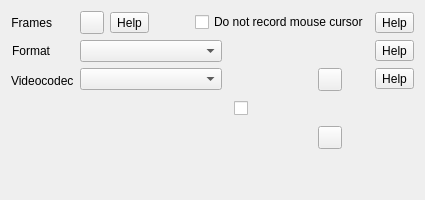
            <widget class="QWidget" name="tab_4">
             <attribute name="title">
              <string notr="true">Seite</string>
             </attribute>
             <layout class="QVBoxLayout" name="verticalLayout_3">
              <item>
               <widget class="QWidget" name="widget" native="true">
                <layout class="QVBoxLayout" name="verticalLayout_6">
                 <property name="leftMargin">
                  <number>0</number>
                 </property>
                 <property name="topMargin">
                  <number>0</number>
                 </property>
                 <property name="rightMargin">
                  <number>0</number>
                 </property>
                 <property name="bottomMargin">
                  <number>0</number>
                 </property>
                 <item>
                  <layout class="QGridLayout" name="gridLayoutFormatCodecs">
                   <item row="2" column="2">
                    <widget class="QFrame" name="frameVideoCodecQuality">
                     <property name="frameShape">
                      <enum>QFrame::NoFrame</enum>
                     </property>
                     <property name="frameShadow">
                      <enum>QFrame::Raised</enum>
                     </property>
                     <layout class="QVBoxLayout" name="verticalLayout_15" stretch="0,0,0">
                      <property name="spacing">
                       <number>10</number>
                      </property>
                      <property name="leftMargin">
                       <number>0</number>
                      </property>
                      <property name="topMargin">
                       <number>0</number>
                      </property>
                      <property name="rightMargin">
                       <number>0</number>
                      </property>
                      <property name="bottomMargin">
                       <number>0</number>
                      </property>
                      <item alignment="Qt::AlignTop">
                       <widget class="QFrame" name="frameVideoCodecOpenh264">
                        <property name="frameShape">
                         <enum>QFrame::NoFrame</enum>
                        </property>
                        <layout class="QHBoxLayout" name="horizontalLayout_67">
                         <property name="leftMargin">
                          <number>6</number>
                         </property>
                         <property name="topMargin">
                          <number>0</number>
                         </property>
                         <property name="rightMargin">
                          <number>0</number>
                         </property>
                         <property name="bottomMargin">
                          <number>0</number>
                         </property>
                         <item>
                          <layout class="QHBoxLayout" name="horizontalLayout_openh264">
                           <property name="spacing">
                            <number>6</number>
                           </property>
                           <item alignment="Qt::AlignVCenter">
                            <widget class="QLabel" name="label_36">
                             <property name="minimumSize">
                              <size>
                               <width>0</width>
                               <height>0</height>
                              </size>
                             </property>
                             <property name="maximumSize">
                              <size>
                               <width>28</width>
                               <height>28</height>
                              </size>
                             </property>
                             <property name="text">
                              <string notr="true"/>
                             </property>
                             <property name="pixmap">
                              <pixmap resource="../screencast.qrc">:/pictures/screencast/compress.png</pixmap>
                             </property>
                             <property name="scaledContents">
                              <bool>true</bool>
                             </property>
                            </widget>
                           </item>
                          </layout>
                         </item>
                         <item alignment="Qt::AlignVCenter">
                          <widget class="QToolButton" name="toolButtonOpenh264Reset">
                           <property name="toolTip">
                            <string>Reset</string>
                           </property>
                           <property name="text">
                            <string notr="true"/>
                           </property>
                           <property name="icon">
                            <iconset resource="../screencast.qrc">
                             <normaloff>:/pictures/screencast/undo.png</normaloff>:/pictures/screencast/undo.png</iconset>
                           </property>
                          </widget>
                         </item>
                        </layout>
                       </widget>
                      </item>
                      <item alignment="Qt::AlignTop">
                       <widget class="QFrame" name="frameVideoCodecGIF">
                        <property name="frameShape">
                         <enum>QFrame::NoFrame</enum>
                        </property>
                        <layout class="QHBoxLayout" name="horizontalLayout_62">
                         <property name="spacing">
                          <number>6</number>
                         </property>
                         <property name="leftMargin">
                          <number>6</number>
                         </property>
                         <property name="topMargin">
                          <number>0</number>
                         </property>
                         <property name="rightMargin">
                          <number>6</number>
                         </property>
                         <property name="bottomMargin">
                          <number>0</number>
                         </property>
                         <item alignment="Qt::AlignTop">
                          <widget class="QCheckBox" name="checkBoxGifLoop">
                           <property name="text">
                            <string notr="true"/>
                           </property>
                           <property name="icon">
                            <iconset resource="../screencast.qrc">
                             <normaloff>:/pictures/screencast/loop.png</normaloff>:/pictures/screencast/loop.png</iconset>
                           </property>
                           <property name="iconSize">
                            <size>
                             <width>32</width>
                             <height>32</height>
                            </size>
                           </property>
                          </widget>
                         </item>
                        </layout>
                       </widget>
                      </item>
                      <item alignment="Qt::AlignTop">
                       <widget class="QFrame" name="frameVideoCodecVp8">
                        <property name="frameShape">
                         <enum>QFrame::NoFrame</enum>
                        </property>
                        <layout class="QHBoxLayout" name="horizontalLayout_vp8">
                         <property name="leftMargin">
                          <number>6</number>
                         </property>
                         <property name="topMargin">
                          <number>0</number>
                         </property>
                         <property name="rightMargin">
                          <number>0</number>
                         </property>
                         <property name="bottomMargin">
                          <number>0</number>
                         </property>
                         <item alignment="Qt::AlignVCenter">
                          <widget class="QLabel" name="label_37">
                           <property name="maximumSize">
                            <size>
                             <width>28</width>
                             <height>28</height>
                            </size>
                           </property>
                           <property name="text">
                            <string notr="true"/>
                           </property>
                           <property name="pixmap">
                            <pixmap resource="../screencast.qrc">:/pictures/screencast/compress.png</pixmap>
                           </property>
                           <property name="scaledContents">
                            <bool>true</bool>
                           </property>
                          </widget>
                         </item>
                         <item alignment="Qt::AlignVCenter">
                          <widget class="QToolButton" name="toolButtonVP8Reset">
                           <property name="toolTip">
                            <string>Reset</string>
                           </property>
                           <property name="text">
                            <string notr="true"/>
                           </property>
                           <property name="icon">
                            <iconset resource="../screencast.qrc">
                             <normaloff>:/pictures/screencast/undo.png</normaloff>:/pictures/screencast/undo.png</iconset>
                           </property>
                          </widget>
                         </item>
                        </layout>
                       </widget>
                      </item>
                     </layout>
                    </widget>
                   </item>
                   <item row="1" column="1">
                    <widget class="QComboBox" name="comboBoxFormat">
                     <property name="sizeAdjustPolicy">
                      <enum>QComboBox::AdjustToContents</enum>
                     </property>
                    </widget>
                   </item>
                   <item row="1" column="0" alignment="Qt::AlignLeft">
                    <widget class="QLabel" name="labelFormat">
                     <property name="text">
                      <string>Format</string>
                     </property>
                     <property name="alignment">
                      <set>Qt::AlignRight|Qt::AlignTrailing|Qt::AlignVCenter</set>
                     </property>
                    </widget>
                   </item>
                   <item row="2" column="1" alignment="Qt::AlignTop">
                    <widget class="QComboBox" name="comboBoxVideoCodec">
                     <property name="sizeAdjustPolicy">
                      <enum>QComboBox::AdjustToContents</enum>
                     </property>
                     <property name="minimumContentsLength">
                      <number>14</number>
                     </property>
                    </widget>
                   </item>
                   <item row="0" column="1" colspan="2">
                    <widget class="QFrame" name="frameFrames">
                     <property name="frameShape">
                      <enum>QFrame::NoFrame</enum>
                     </property>
                     <property name="frameShadow">
                      <enum>QFrame::Raised</enum>
                     </property>
                     <layout class="QHBoxLayout" name="horizontalLayout_33">
                      <property name="spacing">
                       <number>6</number>
                      </property>
                      <property name="leftMargin">
                       <number>0</number>
                      </property>
                      <property name="topMargin">
                       <number>0</number>
                      </property>
                      <property name="rightMargin">
                       <number>0</number>
                      </property>
                      <property name="bottomMargin">
                       <number>0</number>
                      </property>
                      <item>
                       <widget class="QToolButton" name="toolButtonFramesReset">
                        <property name="toolTip">
                         <string>Reset</string>
                        </property>
                        <property name="text">
                         <string notr="true"/>
                        </property>
                        <property name="icon">
                         <iconset resource="../screencast.qrc">
                          <normaloff>:/pictures/screencast/undo.png</normaloff>:/pictures/screencast/undo.png</iconset>
                        </property>
                       </widget>
                      </item>
                      <item>
                       <widget class="QToolButton" name="help_screencast_frames">
                        <property name="toolTip">
                         <string>Help</string>
                        </property>
                        <property name="text">
                         <string notr="true">Help</string>
                        </property>
                       </widget>
                      </item>
                      <item>
                       <spacer name="horizontalSpacer_42">
                        <property name="orientation">
                         <enum>Qt::Horizontal</enum>
                        </property>
                        <property name="sizeHint" stdset="0">
                         <size>
                          <width>40</width>
                          <height>20</height>
                         </size>
                        </property>
                       </spacer>
                      </item>
                      <item>
                       <layout class="QHBoxLayout" name="horizontalLayout_23">
                        <item>
                         <widget class="QCheckBox" name="checkBoxMouseCursorOnOff">
                          <property name="text">
                           <string>Do not record mouse cursor</string>
                          </property>
                         </widget>
                        </item>
                       </layout>
                      </item>
                     </layout>
                    </widget>
                   </item>
                   <item row="2" column="0">
                    <layout class="QVBoxLayout" name="verticalLayout_22">
                     <property name="topMargin">
                      <number>6</number>
                     </property>
                     <item alignment="Qt::AlignTop">
                      <widget class="QLabel" name="labelVideoCodec">
                       <property name="text">
                        <string>Videocodec</string>
                       </property>
                      </widget>
                     </item>
                    </layout>
                   </item>
                   <item row="1" column="2">
                    <spacer name="horizontalSpacer_5">
                     <property name="orientation">
                      <enum>Qt::Horizontal</enum>
                     </property>
                     <property name="sizeHint" stdset="0">
                      <size>
                       <width>40</width>
                       <height>20</height>
                      </size>
                     </property>
                    </spacer>
                   </item>
                   <item row="0" column="3">
                    <widget class="QToolButton" name="help_screencast_nomousecursor">
                     <property name="toolTip">
                      <string>Help</string>
                     </property>
                     <property name="text">
                      <string notr="true">Help</string>
                     </property>
                    </widget>
                   </item>
                   <item row="0" column="0" alignment="Qt::AlignLeft">
                    <widget class="QLabel" name="labelFrames">
                     <property name="text">
                      <string>Frames</string>
                     </property>
                     <property name="alignment">
                      <set>Qt::AlignRight|Qt::AlignTrailing|Qt::AlignVCenter</set>
                     </property>
                    </widget>
                   </item>
                   <item row="2" column="3" alignment="Qt::AlignTop">
                    <widget class="QToolButton" name="help_screencast_videocodec">
                     <property name="toolTip">
                      <string>Help</string>
                     </property>
                     <property name="text">
                      <string notr="true">Help</string>
                     </property>
                    </widget>
                   </item>
                   <item row="1" column="3">
                    <widget class="QToolButton" name="help_screencast_format">
                     <property name="toolTip">
                      <string>Help</string>
                     </property>
                     <property name="text">
                      <string notr="true">Help</string>
                     </property>
                    </widget>
                   </item>
                  </layout>
                 </item>
                </layout>
               </widget>
              </item>
              <item>
               <spacer name="verticalSpacer_2">
                <property name="orientation">
                 <enum>Qt::Vertical</enum>
                </property>
                <property name="sizeHint" stdset="0">
                 <size>
                  <width>20</width>
                  <height>40</height>
                 </size>
                </property>
               </spacer>
              </item>
             </layout>
            </widget>
